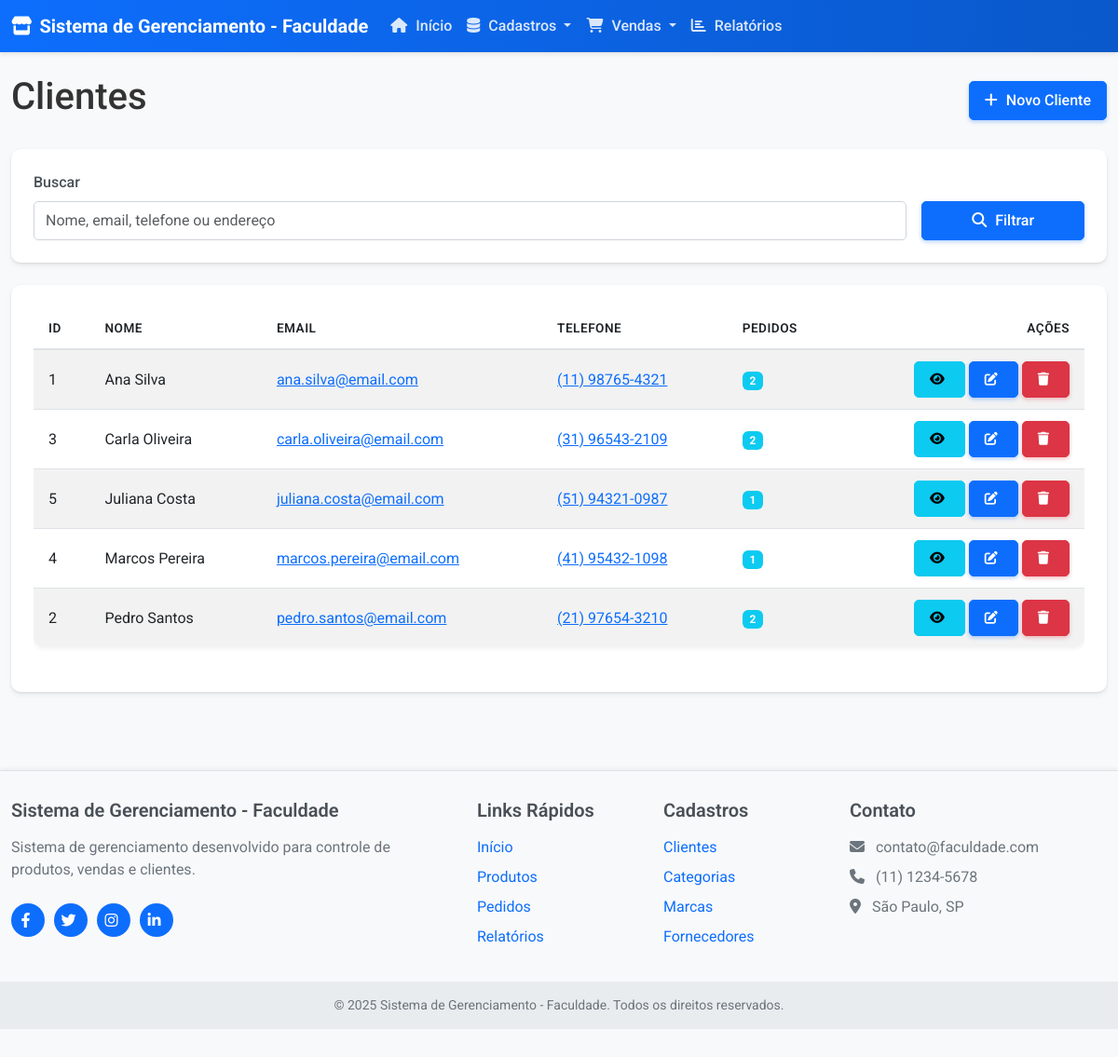
/pages/clientes.php, run on the app's committed database.
### tables this page shows
CREATE TABLE IF NOT EXISTS cliente (
    IDCLIENTE INT AUTO_INCREMENT PRIMARY KEY,
    NOME VARCHAR(100) NOT NULL,
    EMAIL VARCHAR(100),
    TELEFONE VARCHAR(20),
    ENDERECO VARCHAR(200),
    CIDADE VARCHAR(100),
    ESTADO VARCHAR(2),
    CEP VARCHAR(10),
    DATACADASTRO TIMESTAMP DEFAULT CURRENT_TIMESTAMP
);

### includes/database.php (called while the page is built, shortened)
<?php
class Database {
    private $host = DB_HOST;
    private $user = DB_USER;
    private $pass = DB_PASS;
    private $dbname = DB_NAME;
    private $conn;
    private $stmt;
    public function __construct() {
        $dsn = 'mysql:host=' . $this->host . ';dbname=' . $this->dbname;
        $options = array(
            PDO::ATTR_PERSISTENT => true,
            PDO::ATTR_ERRMODE => PDO::ERRMODE_EXCEPTION,
            PDO::ATTR_DEFAULT_FETCH_MODE => PDO::FETCH_ASSOC,
            PDO::MYSQL_ATTR_INIT_COMMAND => 'SET NAMES utf8'
        );
        try {
            $this->conn = new PDO($dsn, $this->user, $this->pass, $options);
        } catch(PDOException $e) {
            $this->error = $e->getMessage();
            echo 'Erro de conexão: ' . $this->error;
        }
    }
    public function query($sql, $params = []) {
        $this->stmt = $this->conn->prepare($sql);
        if (!empty($params)) {
            $i = 1;
            foreach ($params as $param) {
                $this->stmt->bindValue($i++, $param);
            }
        }
        $this->execute();
        return $this->stmt;
    }
    public function execute() {
        return $this->stmt->execute();
    }
}
?>

### pages/clientes.php (the view, shortened to what this page needs)
<?php
require_once '../includes/database.php';
$db = new Database();
$page = isset($_GET['page']) ? (int)$_GET['page'] : 1;
$itemsPerPage = 10;
$offset = ($page - 1) * $itemsPerPage;
$search = isset($_GET['search']) ? cleanInput($_GET['search']) : '';
$sql = "SELECT * FROM cliente WHERE 1=1";
$params = [];
$sql .= " ORDER BY NOME ASC LIMIT $offset, $itemsPerPage";
$query = $db->query($sql, $params);
$clientes = $query->fetchAll();
include '../includes/header.php';
?>
<div class="d-flex justify-content-between align-items-center mb-4">
    <h1>Clientes</h1>
    <a href="cliente-form.php" class="btn btn-primary">
        <i class="fas fa-plus"></i> Novo Cliente
    </a>
</div>
<div class="card mb-4">
    <div class="card-body">
        <form method="GET" action="clientes.php" class="row g-3">
            <div class="col-md-10">
                <label for="search" class="form-label">Buscar</label>
                <input type="text" class="form-control" id="search" name="search" value="<?php echo $search; ?>" placeholder="Nome, email, telefone ou endereço">
            </div>
            <div class="col-md-2 d-flex align-items-end">
                <button type="submit" class="btn btn-primary w-100">
                    <i class="fas fa-search"></i> Filtrar
                </button>
            </div>
        </form>
    </div>
</div>
<div class="card">
    <div class="card-body">
        <?php if (count($clientes) > 0): ?>
            <div class="table-responsive">
                <table class="table table-hover table-striped">
                    <thead>
                        <tr>
                            <th>ID</th>
                            <th>Nome</th>
                            <th>Email</th>
                            <th>Telefone</th>
                            <th>Pedidos</th>
                            <th class="text-end">Ações</th>
                        </tr>
                    </thead>
                    <tbody>
                        <?php foreach ($clientes as $cliente):
                            $query = $db->query(
                                "SELECT COUNT(*) as total FROM pedido WHERE IDCLIENTE = ?",
                                [$cliente['IDCLIENTE']]
                            );
                            $pedidosCount = $query->fetch()['total'];
                        ?>
                            <tr>
                                <td><?php echo $cliente['IDCLIENTE']; ?></td>
                                <td><?php echo $cliente['NOME']; ?></td>
                                <td>
                                    <?php if (!empty($cliente['EMAIL'])): ?>
                                        <a href="mailto:<?php echo $cliente['EMAIL']; ?>">
                                            <?php echo $cliente['EMAIL']; ?>
                                        </a>
                                    <?php else: ?>
                                        <span class="text-muted">Não informado</span>
                                    <?php endif; ?>
                                </td>
                                <td>
                                    <?php if (!empty($cliente['TELEFONE'])): ?>
                                        <a href="tel:<?php echo $cliente['TELEFONE']; ?>">
                                            <?php echo $cliente['TELEFONE']; ?>
                                        </a>
                                    <?php else: ?>
                                        <span class="text-muted">Não informado</span>
                                    <?php endif; ?>
                                </td>
                                <td>
                                    <span class="badge bg-info"><?php echo $pedidosCount; ?></span>
                                </td>
                                <td class="text-end">
                                    <a href="cliente-detalhes.php?id=<?php echo $cliente['IDCLIENTE']; ?>" class="btn btn-sm btn-info" data-bs-toggle="tooltip" title="Detalhes">
                                        <i class="fas fa-eye"></i>
                                    </a>
                                    <a href="cliente-form.php?id=<?php echo $cliente['IDCLIENTE']; ?>" class="btn btn-sm btn-primary" data-bs-toggle="tooltip" title="Editar">
                                        <i class="fas fa-edit"></i>
                                    </a>
                                    <a href="clientes.php?delete=<?php echo $cliente['IDCLIENTE']; ?>" class="btn btn-sm btn-danger btn-delete" data-bs-toggle="tooltip" title="Excluir">
                                        <i class="fas fa-trash"></i>
                                    </a>
                                </td>
                            </tr>
                        <?php endforeach; ?>
                    </tbody>
                </table>
            </div>
        <?php else: ?>
            <div class="alert alert-info">
                <i class="fas fa-info-circle"></i> Nenhum cliente encontrado.
            </div>
        <?php endif; ?>
    </div>
</div>
<?php
include '../includes/footer.php';
?>

### assets/css/style.css (style rules this page uses)
body { font-family: 'Roboto', sans-serif; background-color: #f8f9fa; color: #333; min-height: 100vh; display: flex; flex-direction: column; }
.card { border-radius: 10px; box-shadow: 0 4px 6px rgba(0, 0, 0, 0.05), 0 1px 3px rgba(0, 0, 0, 0.1); transition: transform 0.3s, box-shadow 0.3s; margin-bottom: 20px; border: none; overflow: hidden; }
.card-body { padding: 1.5rem; }
.btn { border-radius: 5px; padding: 0.5rem 1rem; transition: all 0.3s ease; position: relative; overflow: hidden; font-weight: 500; }
.btn::after { content: ''; position: absolute; top: 50%; left: 50%; width: 0; height: 0; background-color: rgba(255, 255, 255, 0.2); border-radius: 50%; transform: translate(-50%, -50%); transition: width 0.5s, height 0.5s; z-index: 1; pointer-events: none; }
.btn i { margin-right: 5px; }
.btn-primary { background-color: #0d6efd; border-color: #0d6efd; box-shadow: 0 2px 4px rgba(13, 110, 253, 0.3); }
.btn-danger { background-color: #dc3545; border-color: #dc3545; box-shadow: 0 2px 4px rgba(220, 53, 69, 0.3); }
.table { background-color: #fff; border-radius: 10px; overflow: hidden; box-shadow: 0 2px 4px rgba(0, 0, 0, 0.05); margin-bottom: 1.5rem; }
.table-responsive { border-radius: 10px; overflow: hidden; }
.table thead { background-color: #f1f4f9; }
.table th { font-weight: 600; border-bottom: 2px solid #dee2e6; text-transform: uppercase; font-size: 0.85rem; letter-spacing: 0.5px; padding: 0.75rem 1rem; vertical-align: middle; }
.table tbody td { padding: 0.75rem 1rem; vertical-align: middle; }
.table tbody tr:last-child td { border-bottom: none; }
.form-control, .form-select { border-radius: 5px; padding: 0.5rem 0.75rem; border: 1px solid #ced4da; transition: all 0.3s ease; }
.form-label { font-weight: 500; margin-bottom: 0.5rem; color: #495057; }
.fa, .fas, .far, .fab { margin-right: 5px; }

### assets/css/animations.css (style rules this page uses)
.hover-lift { transition: transform 0.3s ease, box-shadow 0.3s ease; }
.fade-in-element { opacity: 0; animation: fadeInAnimation 0.8s ease forwards; }
.btn-ripple { position: relative; overflow: hidden; }

### data on the page
cliente: IDCLIENTE "1", NOME "Ana Silva", EMAIL "ana.silva@email.com", TELEFONE "(11) 98765-4321", pedidosCount "2"
cliente: IDCLIENTE "3", NOME "Carla Oliveira", EMAIL "carla.oliveira@email.com", TELEFONE "(31) 96543-2109", pedidosCount "2"
cliente: IDCLIENTE "5", NOME "Juliana Costa", EMAIL "juliana.costa@email.com", TELEFONE "(51) 94321-0987", pedidosCount "1"
cliente: IDCLIENTE "4", NOME "Marcos Pereira", EMAIL "marcos.pereira@email.com", TELEFONE "(41) 95432-1098", pedidosCount "1"
cliente: IDCLIENTE "2", NOME "Pedro Santos", EMAIL "pedro.santos@email.com", TELEFONE "(21) 97654-3210", pedidosCount "2"

### other printed values
SITE_NAME "Sistema de Gerenciamento - Faculdade"
